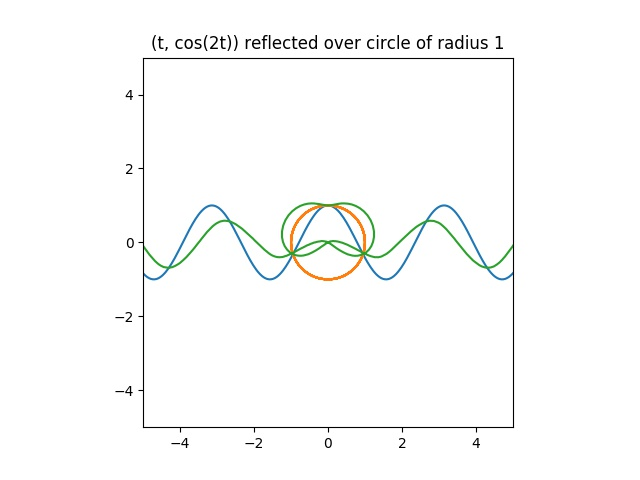

Generate this figure with Python:
#======================================================================
# Github: https: //github.com/thjsimmons
#======================================================================

# Reflects a parametric curve A(t) = (x(t), y(t)) about another parametric curve B(t)

'''
    Program may be missing full complexity of reflection function, e.g. when there are multiple reflections

'''
import numpy as np
from scipy.integrate import odeint
from numpy import sin, cos, pi, array
import matplotlib.pyplot as plt

def RM(angle): # Rotation Matrix 
    return np.array([[np.cos(angle), -np.sin(angle)], [np.sin(angle), np.cos(angle)]])

t = np.linspace(-20.0, 20.0, 1000)

# Enter Parametric Equation to reflect:

def eq_line(t):
    return np.array([t, np.cos(2*t)])

Lt = RM(0).dot(eq_line(t)).T

# Enter Parametric equation to reflect about:

def eq_para(t):
    return np.array([np.cos(t), np.sin(t)])

Pt = RM(0).dot(eq_para(t)).T

def dist2(A, B):
    return np.linalg.norm(A-B)

def reflectPoint(P, Ct): # minimize distance between curves to find point to reflect:

    minval = 99999
    mindex = -1

    t = np.arange(-20, 20, 0.01)

    for index in range(t.shape[0]):
        val = dist2(P, eq_para(t[index])) # should be indexed in reverse 
            
        if val < minval:
            minval = val
            mindex = index # find minimum on equations of curves 
   
    return 2*eq_para(t[mindex])-P

         
def reflectCurve(line, para): 
    rs = np.zeros(line.shape) 
    
    for i in range(rs.shape[0]):
        rs[i] = reflectPoint(line[i], para)
    
    return rs

fig = plt.figure()
plt.gca().set_aspect('equal', adjustable='box')
plt.draw()
plt.xlim([-5, 5])
plt.ylim([-5, 5])
plt.title("(t, cos(2t)) reflected over circle of radius 1")
plt.plot(Lt[:,0], Lt[:,1], label='hi')
plt.plot(Pt[:,0], Pt[:,1], label='hi')

Rt = reflectCurve(Lt, Pt) # here

plt.plot(Rt[:,0], Rt[:,1], label='hi')
fig.savefig("reflectParametric.jpg")
plt.show()
